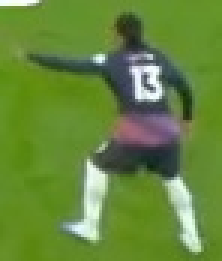
#> input picture player_crops/track_0213_rank_1_frame_000270.jpg, 74 x 87 px (shown 3 times larger)
$ python -i camera_motion.py   (imports and definitions only)
#> lines starting #> are read from the running program, lines starting #| are printed output that depends on the picture
#> further down, picture is the input picture: shape (87, 74, 3); mean B, G, R 60.1, 135.2, 102.1
"""
Camera motion and scene-cut estimation for broadcast football video.

Each frame is compared with the previous one. Background corners (with
player boxes masked out) are tracked with sparse optical flow, and a
similarity transform (pan, zoom, small rotation) is fitted with RANSAC.
The transform maps pixel positions in the previous frame to the current
frame, so positions of players who left the view can be carried along
while the camera moves.

A scene cut (replay, close-up, switch to another camera) is reported when
the colour content changes abruptly, when the picture jumps much more than
it did in the frames before (a cut between two similar wide shots keeps
the colours but not the pixels), or when the background can no longer be
followed. Positions from before a cut are not comparable with positions
after it.
"""

from collections import deque

import cv2
import numpy as np

# Work on a downscaled copy for speed.
PROCESS_WIDTH = 640

MAX_CORNERS = 400
CORNER_QUALITY = 0.01
CORNER_MIN_DISTANCE = 8

# Broadcast graphics (scoreboard, clock) are static and would pull the
# estimate towards "no motion", so ignore the top band of the frame.
IGNORE_TOP_RATIO = 0.10
BOX_MASK_PADDING = 0.15

MIN_INLIERS = 12
MIN_TRACKED_RATIO = 0.25
CUT_HIST_CORRELATION = 0.55
# Dissolves (one shot fading into the next) change the colours slowly;
# compare with the frame this many frames back as well.
DISSOLVE_LAG = 8
DISSOLVE_CORRELATION = 0.4
# Pixel jump: mean absolute difference of a thumbnail (0-255) that is above
# CUT_JUMP_MIN and CUT_JUMP_RATIO times the recent typical difference.
CUT_JUMP_MIN = 20.0
CUT_JUMP_RATIO = 3.0
CUT_JUMP_HISTORY = 10
# A dissolve or a fast close-up can trigger several frames in a row; one
# cut per this many frames is enough.
CUT_REFRACTORY = 10
THUMBNAIL_SIZE = (160, 90)

IDENTITY = np.array([[1.0, 0.0, 0.0], [0.0, 1.0, 0.0]], dtype=np.float64)


def _histogram(frame_small):
    hsv = cv2.cvtColor(frame_small, cv2.COLOR_BGR2HSV)
    hist = cv2.calcHist([hsv], [0, 1], None, [30, 16], [0, 180, 0, 256])
    return cv2.normalize(hist, hist).flatten()


class CameraMotionEstimator:
    def __init__(self, process_width=PROCESS_WIDTH):
        self.process_width = process_width
        self.prev_gray = None
        self.prev_hist = None
        self.prev_thumb = None
        self.jumps = deque(maxlen=CUT_JUMP_HISTORY)
        self.hists = deque(maxlen=DISSOLVE_LAG)
        self.since_cut = CUT_REFRACTORY
        self.scale = 1.0

    def reset(self):
        self.prev_gray = None
        self.prev_hist = None
        self.prev_thumb = None
        self.jumps.clear()
        self.hists.clear()

    def _background_mask(self, shape, boxes):
        height, width = shape
        mask = np.full((height, width), 255, dtype=np.uint8)
        mask[: int(height * IGNORE_TOP_RATIO), :] = 0

        for x1, y1, x2, y2 in boxes:
            pad_x = (x2 - x1) * BOX_MASK_PADDING
            pad_y = (y2 - y1) * BOX_MASK_PADDING
            left = int(max(0, (x1 - pad_x) * self.scale))
            top = int(max(0, (y1 - pad_y) * self.scale))
            right = int(min(width, (x2 + pad_x) * self.scale))
            bottom = int(min(height, (y2 + pad_y) * self.scale))
            mask[top:bottom, left:right] = 0
        return mask

    def update(self, frame, boxes=()):
        """Return (warp, is_cut) for this frame.

        warp is a 2x3 affine matrix in full-resolution pixels mapping the
        previous frame to this one. On a cut (or the first frame) the warp
        is the identity and is meaningless.
        """
        first = self.prev_gray is None
        warp, cut = self._estimate(frame, boxes)
        if first:
            return warp, cut
        if cut:
            if self.since_cut < CUT_REFRACTORY:
                # Still inside the last cut's transition: no new cut, and
                # no usable motion either.
                cut, warp = False, IDENTITY.copy()
            self.since_cut = 0
        self.since_cut += 1
        return warp, cut

    def _jumped(self, thumb):
        prev = self.prev_thumb
        self.prev_thumb = thumb
        if prev is None:
            return False
        jump = float(np.mean(cv2.absdiff(prev, thumb)))
        history = list(self.jumps)
        self.jumps.append(jump)
        # Too little history to know what a normal frame-to-frame change is.
        if len(history) < 3:
            return False
        typical = float(np.median(history))
        return jump > CUT_JUMP_MIN and jump > CUT_JUMP_RATIO * max(typical, 2.0)

    def _estimate(self, frame, boxes):
#> called with boxes = ()
        frame_h, frame_w = frame.shape[:2]
#> frame_h = 87; frame_w = 74
        self.scale = min(1.0, self.process_width / float(frame_w))
#> self.scale = 1
        small = cv2.resize(
            frame,
            (int(frame_w * self.scale), int(frame_h * self.scale)),
            interpolation=cv2.INTER_AREA,
        )
        gray = cv2.cvtColor(small, cv2.COLOR_BGR2GRAY)
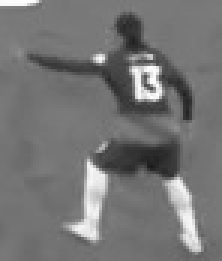
#> gray: shape (87, 74) (shown 3 times larger); min 26, max 253, mean 116.7
        hist = _histogram(small)
#> in _histogram, `hsv = cv2.cvtColor(frame_small, cv2.COLOR_BGR2HSV)`: hsv: shape (87, 74, 3); mean H, S, V 52.4, 148.1, 136.8
#> hist = 480 values, max 0.633 at index 123, min 0 at index 0, mean 0.00756
        jumped = self._jumped(
            cv2.resize(gray, THUMBNAIL_SIZE, interpolation=cv2.INTER_AREA)
        )
#> in _jumped, `self.prev_thumb = thumb`:
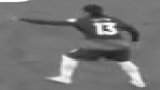
#> self.prev_thumb: shape (90, 160); min 27, max 253, mean 116.5
#> jumped = False

        prev_gray, prev_hist = self.prev_gray, self.prev_hist
        self.prev_gray, self.prev_hist = gray, hist
#> self.prev_hist has the same summary as hist

        if prev_gray is None:
            return IDENTITY.copy(), True

        correlation = cv2.compareHist(prev_hist, hist, cv2.HISTCMP_CORREL)
        dissolved = (
            len(self.hists) == DISSOLVE_LAG
            and cv2.compareHist(self.hists[0], hist, cv2.HISTCMP_CORREL)
            < DISSOLVE_CORRELATION
        )
        self.hists.append(hist)
        if jumped or dissolved or correlation < CUT_HIST_CORRELATION:
            self.jumps.clear()
            self.hists.clear()
            self.hists.append(hist)
            return IDENTITY.copy(), True

        mask = self._background_mask(gray.shape, boxes)
        corners = cv2.goodFeaturesToTrack(
            prev_gray,
            maxCorners=MAX_CORNERS,
            qualityLevel=CORNER_QUALITY,
            minDistance=CORNER_MIN_DISTANCE,
            mask=mask,
        )

        # A flat, textureless view (e.g. tight shot of grass) gives no
        # corners. That is not a cut; assume a static camera.
        if corners is None or len(corners) < MIN_INLIERS:
            return IDENTITY.copy(), False

        moved, status, _ = cv2.calcOpticalFlowPyrLK(
            prev_gray, gray, corners, None
        )
        status = status.reshape(-1).astype(bool)
        if status.mean() < MIN_TRACKED_RATIO:
            return IDENTITY.copy(), True

        src = corners.reshape(-1, 2)[status]
        dst = moved.reshape(-1, 2)[status]

        warp, inliers = cv2.estimateAffinePartial2D(
            src, dst, method=cv2.RANSAC, ransacReprojThreshold=2.0
        )
        if warp is None or inliers is None or inliers.sum() < MIN_INLIERS:
            return IDENTITY.copy(), False

        # Back to full-resolution pixels: only the translation scales.
        warp = warp.astype(np.float64)
        warp[:, 2] /= self.scale
        return warp, False


def warp_points(points, warp):
    """Apply a 2x3 affine warp to an (N, 2) array of points."""
    points = np.asarray(points, dtype=np.float64).reshape(-1, 2)
    return points @ warp[:, :2].T + warp[:, 2]


def warp_box(box, warp):
    """Warp an (x1, y1, x2, y2) box, keeping it axis aligned."""
    x1, y1, x2, y2 = box
    corners = warp_points([[x1, y1], [x2, y2]], warp)
    return np.array([
        min(corners[:, 0]), min(corners[:, 1]),
        max(corners[:, 0]), max(corners[:, 1]),
    ])

>>> import cv2
>>> picture = cv2.imread('../player_crops/track_0213_rank_1_frame_000270.jpg')
>>> result = CameraMotionEstimator().update(picture)
#> in update, `warp, cut = self._estimate(frame, boxes)`: warp = [[1, 0, 0], [0, 1, 0]]; cut = True
#> result = ([[1, 0, 0], [0, 1, 0]], True)

$ run again, on player_crops/track_0338_rank_1_frame_000450.jpg
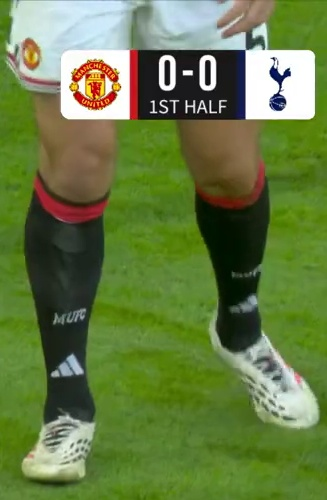
#> input picture player_crops/track_0338_rank_1_frame_000450.jpg, 327 x 500 px
#> picture is the input picture: shape (500, 327, 3); mean B, G, R 67.7, 123.8, 102.8
#> in _estimate, `gray = cv2.cvtColor(small, cv2.COLOR_BGR2GRAY)`:
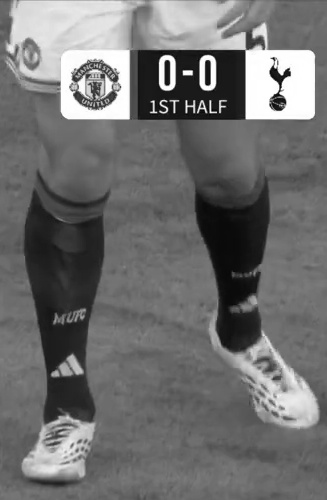
#> gray: shape (500, 327); min 3, max 255, mean 111.1
#> hsv: shape (500, 327, 3); mean H, S, V 50.4, 137.2, 129.3
#> hist = 480 values, max 0.599 at index 122, min 0 at index 201, mean 0.0101
#> in _jumped, `self.prev_thumb = thumb`:
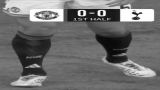
#> self.prev_thumb: shape (90, 160); min 10, max 255, mean 111.1
#> jumped = False
#> self.prev_hist has the same summary as hist
#> warp = [[1, 0, 0], [0, 1, 0]]; cut = True
#> result = ([[1, 0, 0], [0, 1, 0]], True)

$ run again, on player_crops/track_0339_rank_1_frame_000495.jpg
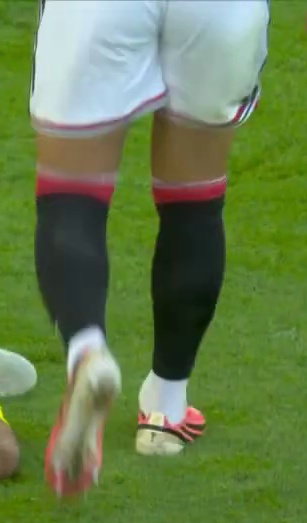
#> input picture player_crops/track_0339_rank_1_frame_000495.jpg, 307 x 523 px
#> picture is the input picture: shape (523, 307, 3); mean B, G, R 76.4, 126.2, 103.3
#> in _estimate, `gray = cv2.cvtColor(small, cv2.COLOR_BGR2GRAY)`:
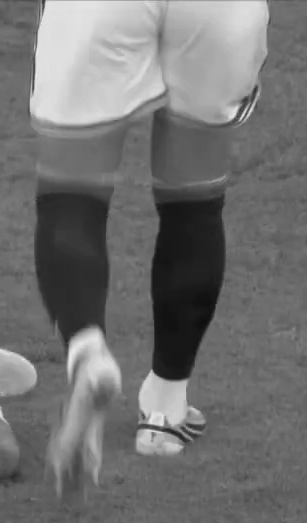
#> gray: shape (523, 307); min 13, max 238, mean 113.7
#> hsv: shape (523, 307, 3); mean H, S, V 56.2, 126.2, 131.1
#> hist = 480 values, max 0.614 at index 121, min 0 at index 14, mean 0.0101
#> in _jumped, `self.prev_thumb = thumb`:
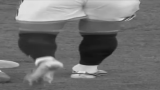
#> self.prev_thumb: shape (90, 160); min 15, max 229, mean 113.7
#> jumped = False
#> self.prev_hist has the same summary as hist
#> warp = [[1, 0, 0], [0, 1, 0]]; cut = True
#> result = ([[1, 0, 0], [0, 1, 0]], True)

$ run again, on player_crops/track_0345_rank_1_frame_000540.jpg
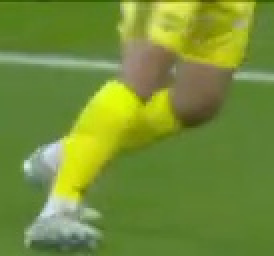
#> input picture player_crops/track_0345_rank_1_frame_000540.jpg, 137 x 128 px (shown 2 times larger)
#> picture is the input picture: shape (128, 137, 3); mean B, G, R 55.5, 141.5, 115.9
#> in _estimate, `gray = cv2.cvtColor(small, cv2.COLOR_BGR2GRAY)`:
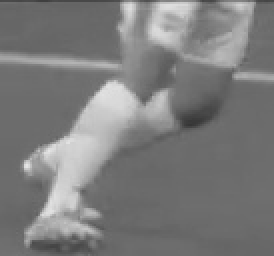
#> gray: shape (128, 137) (shown 2 times larger); min 53, max 230, mean 124
#> hsv: shape (128, 137, 3); mean H, S, V 40.9, 154.4, 142.6
#> hist = 480 values, max 0.751 at index 121, min 0 at index 0, mean 0.00672
#> in _jumped, `self.prev_thumb = thumb`:
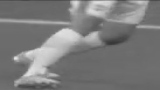
#> self.prev_thumb: shape (90, 160); min 56, max 227, mean 124
#> jumped = False
#> self.prev_hist has the same summary as hist
#> warp = [[1, 0, 0], [0, 1, 0]]; cut = True
#> result = ([[1, 0, 0], [0, 1, 0]], True)
